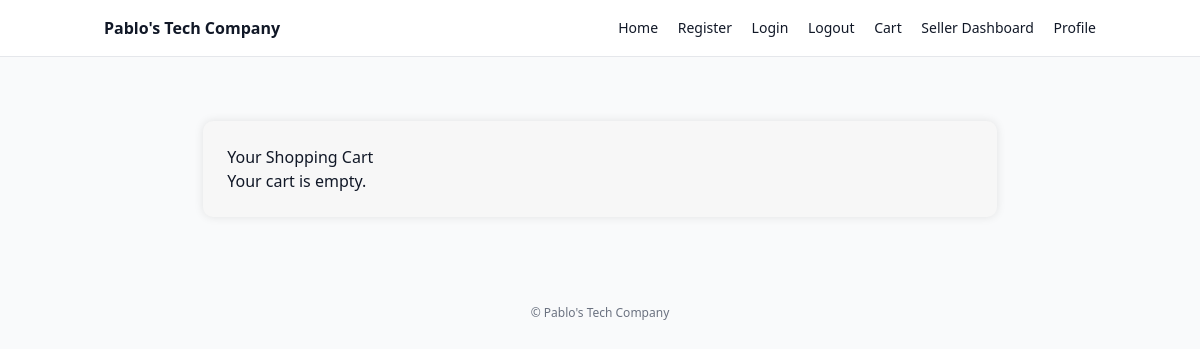
/cart/ (signed in), run on an earlier commit of the app's database.
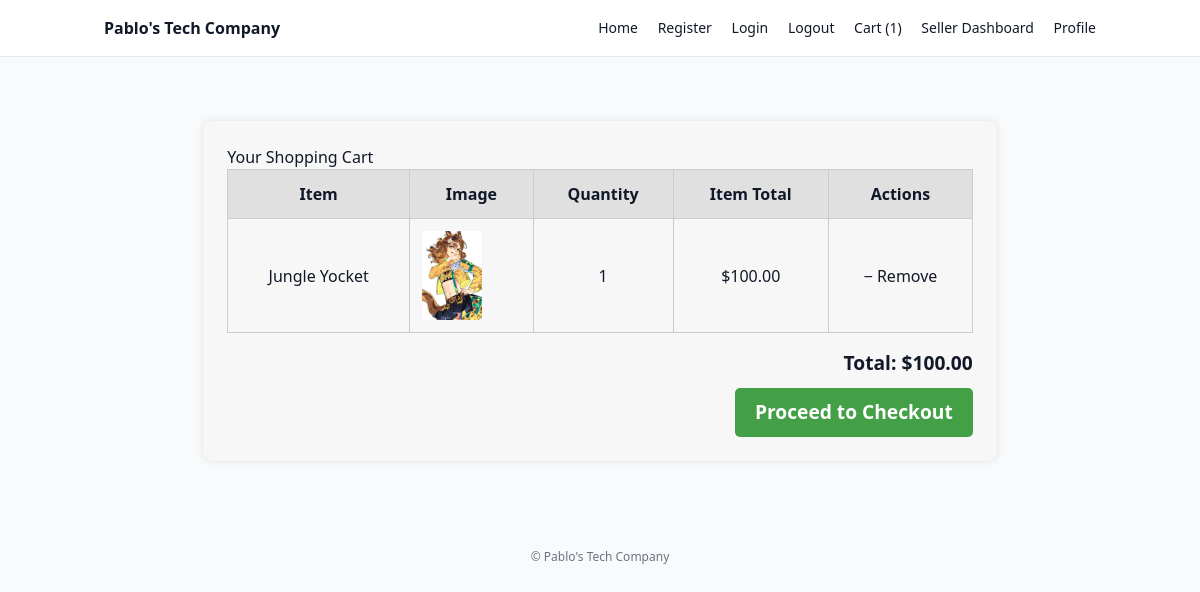
And on a later commit of the database.
### core/models.py (models this page shows, shortened)
class CartOrderItems(models.Model):
    order = models.ForeignKey(CartOrder, on_delete=models.CASCADE)
    invoice_no = models.CharField(max_length=100)
    product_status = models.CharField(max_length=200)
    item = models.CharField(max_length=200)
    image = models.CharField(max_length=200)
    qty = models.IntegerField(default=0)
    price = models.DecimalField(max_digits=10, decimal_places=2, default=0.00)
    total = models.DecimalField(max_digits=10, decimal_places=2, default=0.00)
    class Meta:
        verbose_name_plural = "Cart Order Items"

### core/views.py (the view)
# urls.py: path('cart/', views.cart_view, name='cart'),
def cart_view(request):
    if not request.user.is_authenticated:
        return redirect('login')
    order, _ = CartOrder.objects.get_or_create(user=request.user, paid_status=False)
    items = CartOrderItems.objects.filter(order=order)
    total_price = sum(i.total for i in items)
    context = {'items': items, 'total_price': total_price}
    return render(request, 'core/cart.html', context)

### core/context_processors.py (called while the page is built)
def cart_count(request):
    if request.user.is_authenticated:
        order, created = CartOrder.objects.get_or_create(user=request.user, paid_status=False)
        total_qty = CartOrderItems.objects.filter(order=order).aggregate(total_qty=Sum('qty'))['total_qty'] or 0
        return {'cart_count': total_qty}
    return {'cart_count': 0}

### templates/core/cart.html (shortened to what this page needs)
{% extends "core/base.html" %}
{% load static %}
{% block content %}
<div class="cart-container">
    <h2>Your Shopping Cart</h2>
    {% if items %}
    <table class="cart-table">
        <thead>
            <tr>
                <th>Item</th>
                <th>Image</th>
                <th>Quantity</th>
                <th>Item Total</th>
                <th>Actions</th>
            </tr>
        </thead>
        <tbody>
            {% for item in items %}
            <tr id="cart-item-{{ item.id }}">
                <td>{{ item.item }}</td>
                <td>
                    {% if item.image %}
                        <img src="{{ item.image }}" alt="{{ item.item }}" width="60" height="60">
                    {% else %}
                        <img src="{% static 'images/default.png' %}" alt="No image" width="60" height="60">
                    {% endif %}
                </td>
                <td>{{ item.qty }}</td>
                <td>${{ item.total }}</td>
                <td>
                    <button class="cart-item-button" data-item-id="{{ item.id }}" data-action="decrease">−</button>
                    <button class="cart-item-button" data-item-id="{{ item.id }}" data-action="remove">Remove</button>
                </td>
            </tr>
            {% endfor %}
        </tbody>
    </table>
    <div class="cart-summary">
        <p><strong>Total:</strong> $<span id="cart-total">{{ total_price }}</span></p>
        <a href="{% url 'core:checkout' %}" class="checkout-btn">Proceed to Checkout</a>
    </div>
    {% else %}
    <p>Your cart is empty.</p>
    {% endif %}
</div>
{% endblock %}

What changed in the data, as far as the page shows it:
added CartOrderItems: item "Jungle Yocket", qty "1", total "100.00"
Also different on the page:
{{ cart_count }}: (not shown) → "1"
{{ total_price }}: (not shown) → "100.00"
text no longer shown: "Your cart is empty."
text now shown: "( ) Item Image Quantity Item Total Actions Total: $ Proceed to Checkout"
